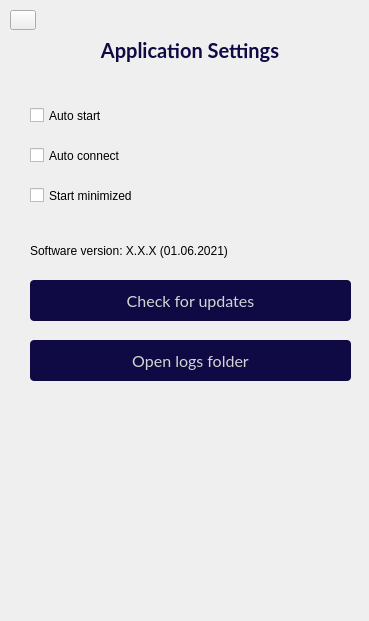
     <widget class="QWidget" name="page_app_settings">
      <widget class="QPushButton" name="pushButton_back_from_app_settings">
       <property name="geometry">
        <rect>
         <x>10</x>
         <y>10</y>
         <width>26</width>
         <height>20</height>
        </rect>
       </property>
       <property name="cursor">
        <cursorShape>PointingHandCursor</cursorShape>
       </property>
       <property name="styleSheet">
        <string notr="true">QPushButton {
	image: url(:/images/arrow_right.png);
	image-position: left;
	text-align: left;
    /*font: 17pt &quot;Ancient&quot;;*/

	padding: 1px;
	image: url(:/images/arrow_left.png);
}
QPushButton:hover {
	padding: 0px;
}

</string>
       </property>
       <property name="text">
        <string/>
       </property>
      </widget>
      <widget class="QLabel" name="label_22">
       <property name="geometry">
        <rect>
         <x>110</x>
         <y>590</y>
         <width>150</width>
         <height>22</height>
        </rect>
       </property>
       <property name="styleSheet">
        <string notr="true">image: url(:/images/AmneziaVPN.png);</string>
       </property>
       <property name="text">
        <string/>
       </property>
      </widget>
      <widget class="QCheckBox" name="checkBox_app_settings_autostart">
       <property name="geometry">
        <rect>
         <x>30</x>
         <y>100</y>
         <width>211</width>
         <height>31</height>
        </rect>
       </property>
       <property name="text">
        <string>Auto start</string>
       </property>
      </widget>
      <widget class="QLabel" name="label_27">
       <property name="geometry">
        <rect>
         <x>20</x>
         <y>30</y>
         <width>340</width>
         <height>40</height>
        </rect>
       </property>
       <property name="styleSheet">
        <string notr="true">font-family: Lato;
font-style: normal;
font-weight: bold;
font-size: 20px;
line-height: 25px;
color: #100A44;
</string>
       </property>
       <property name="text">
        <string>Application Settings</string>
       </property>
       <property name="alignment">
        <set>Qt::AlignCenter</set>
       </property>
      </widget>
      <widget class="QCheckBox" name="checkBox_app_settings_autoconnect">
       <property name="geometry">
        <rect>
         <x>30</x>
         <y>140</y>
         <width>211</width>
         <height>31</height>
        </rect>
       </property>
       <property name="text">
        <string>Auto connect</string>
       </property>
      </widget>
      <widget class="QPushButton" name="pushButton_app_settings_check_for_updates">
       <property name="geometry">
        <rect>
         <x>30</x>
         <y>280</y>
         <width>321</width>
         <height>41</height>
        </rect>
       </property>
       <property name="cursor">
        <cursorShape>PointingHandCursor</cursorShape>
       </property>
       <property name="styleSheet">
        <string notr="true">QPushButton {
color:rgb(212, 212, 212);
border-radius: 4px;

font-family: Lato;
font-style: normal;
font-weight: normal;
font-size: 16px;
line-height: 21px;

background: #100A44;
border-radius: 4px;
}

QPushButton:hover {
background: #211966;
}</string>
       </property>
       <property name="text">
        <string>Check for updates</string>
       </property>
      </widget>
      <widget class="QLabel" name="label_app_settings_version">
       <property name="geometry">
        <rect>
         <x>30</x>
         <y>240</y>
         <width>281</width>
         <height>21</height>
        </rect>
       </property>
       <property name="text">
        <string>Software version: X.X.X (01.06.2021)</string>
       </property>
      </widget>
      <widget class="QCheckBox" name="checkBox_app_settings_start_minimized">
       <property name="geometry">
        <rect>
         <x>30</x>
         <y>180</y>
         <width>211</width>
         <height>31</height>
        </rect>
       </property>
       <property name="text">
        <string>Start minimized</string>
       </property>
      </widget>
      <widget class="QPushButton" name="pushButton_app_settings_open_logs">
       <property name="geometry">
        <rect>
         <x>30</x>
         <y>340</y>
         <width>321</width>
         <height>41</height>
        </rect>
       </property>
       <property name="cursor">
        <cursorShape>PointingHandCursor</cursorShape>
       </property>
       <property name="styleSheet">
        <string notr="true">QPushButton {
color:rgb(212, 212, 212);
border-radius: 4px;

font-family: Lato;
font-style: normal;
font-weight: normal;
font-size: 16px;
line-height: 21px;

background: #100A44;
border-radius: 4px;
}

QPushButton:hover {
background: #211966;
}</string>
       </property>
       <property name="text">
        <string>Open logs folder</string>
       </property>
      </widget>
     </widget>
